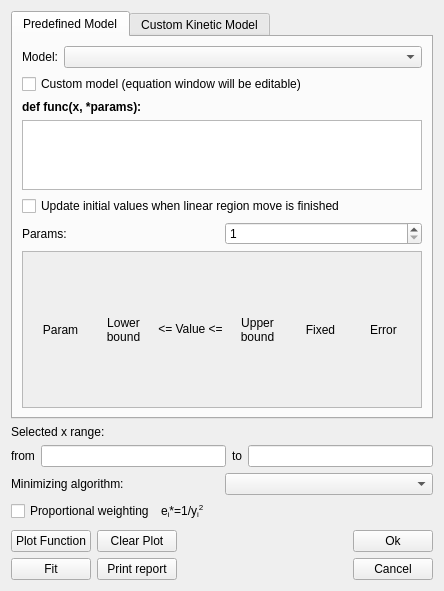
<?xml version="1.0" encoding="UTF-8"?>
<ui version="4.0">
 <class>Form</class>
 <widget class="QWidget" name="Form">
  <property name="geometry">
   <rect>
    <x>0</x>
    <y>0</y>
    <width>444</width>
    <height>591</height>
   </rect>
  </property>
  <property name="windowTitle">
   <string>Form</string>
  </property>
  <layout class="QGridLayout" name="gridLayout_4">
   <item row="0" column="0">
    <layout class="QVBoxLayout" name="verticalLayout_3">
     <item>
      <widget class="QTabWidget" name="tabWidget">
       <property name="sizePolicy">
        <sizepolicy hsizetype="Expanding" vsizetype="Expanding">
         <horstretch>0</horstretch>
         <verstretch>0</verstretch>
        </sizepolicy>
       </property>
       <property name="currentIndex">
        <number>0</number>
       </property>
       <widget class="QWidget" name="tab">
        <attribute name="title">
         <string>Predefined Model</string>
        </attribute>
        <layout class="QGridLayout" name="gridLayout">
         <item row="0" column="0">
          <layout class="QVBoxLayout" name="verticalLayout">
           <item>
            <layout class="QHBoxLayout" name="horizontalLayout_4">
             <item>
              <widget class="QLabel" name="label_2">
               <property name="text">
                <string>Model:</string>
               </property>
              </widget>
             </item>
             <item>
              <widget class="QComboBox" name="cbModel">
               <property name="sizePolicy">
                <sizepolicy hsizetype="Expanding" vsizetype="Fixed">
                 <horstretch>0</horstretch>
                 <verstretch>0</verstretch>
                </sizepolicy>
               </property>
              </widget>
             </item>
            </layout>
           </item>
           <item>
            <widget class="QCheckBox" name="cbCustom">
             <property name="text">
              <string>Custom model (equation window will be editable)</string>
             </property>
            </widget>
           </item>
           <item>
            <widget class="QLabel" name="label">
             <property name="text">
              <string>&lt;html&gt;&lt;head/&gt;&lt;body&gt;&lt;p&gt;&lt;span style=&quot; font-weight:600;&quot;&gt;def func(x, *params):&lt;/span&gt;&lt;/p&gt;&lt;/body&gt;&lt;/html&gt;</string>
             </property>
            </widget>
           </item>
           <item>
            <widget class="QPlainTextEdit" name="pteEquation">
             <property name="sizePolicy">
              <sizepolicy hsizetype="Expanding" vsizetype="Expanding">
               <horstretch>0</horstretch>
               <verstretch>4</verstretch>
              </sizepolicy>
             </property>
             <property name="minimumSize">
              <size>
               <width>0</width>
               <height>0</height>
              </size>
             </property>
             <property name="maximumSize">
              <size>
               <width>16777215</width>
               <height>16777215</height>
              </size>
             </property>
             <property name="plainText">
              <string/>
             </property>
            </widget>
           </item>
           <item>
            <widget class="QCheckBox" name="cbUpdateInitValues">
             <property name="sizePolicy">
              <sizepolicy hsizetype="Ignored" vsizetype="Fixed">
               <horstretch>0</horstretch>
               <verstretch>0</verstretch>
              </sizepolicy>
             </property>
             <property name="text">
              <string>Update initial values when linear region move is finished</string>
             </property>
            </widget>
           </item>
           <item>
            <layout class="QHBoxLayout" name="horizontalLayout_3">
             <item>
              <widget class="QLabel" name="label_9">
               <property name="text">
                <string>Params:</string>
               </property>
              </widget>
             </item>
             <item>
              <widget class="QSpinBox" name="sbParamsCount">
               <property name="minimum">
                <number>1</number>
               </property>
               <property name="maximum">
                <number>10</number>
               </property>
              </widget>
             </item>
            </layout>
           </item>
           <item>
            <widget class="QScrollArea" name="scrollArea_2">
             <property name="sizePolicy">
              <sizepolicy hsizetype="Expanding" vsizetype="Expanding">
               <horstretch>0</horstretch>
               <verstretch>10</verstretch>
              </sizepolicy>
             </property>
             <property name="horizontalScrollBarPolicy">
              <enum>Qt::ScrollBarAlwaysOff</enum>
             </property>
             <property name="widgetResizable">
              <bool>true</bool>
             </property>
             <widget class="QWidget" name="scrollAreaWidgetContents_3">
              <property name="geometry">
               <rect>
                <x>0</x>
                <y>0</y>
                <width>388</width>
                <height>86</height>
               </rect>
              </property>
              <layout class="QGridLayout" name="gridLayout_6">
               <item row="0" column="0">
                <layout class="QGridLayout" name="predefGridLayout">
                 <item row="0" column="4">
                  <widget class="QLabel" name="label_7">
                   <property name="text">
                    <string>Fixed</string>
                   </property>
                   <property name="alignment">
                    <set>Qt::AlignCenter</set>
                   </property>
                  </widget>
                 </item>
                 <item row="0" column="0">
                  <widget class="QLabel" name="label_3">
                   <property name="text">
                    <string>Param</string>
                   </property>
                   <property name="alignment">
                    <set>Qt::AlignCenter</set>
                   </property>
                   <property name="margin">
                    <number>0</number>
                   </property>
                  </widget>
                 </item>
                 <item row="0" column="5">
                  <widget class="QLabel" name="label_8">
                   <property name="text">
                    <string>Error</string>
                   </property>
                   <property name="alignment">
                    <set>Qt::AlignCenter</set>
                   </property>
                  </widget>
                 </item>
                 <item row="0" column="3">
                  <widget class="QLabel" name="label_6">
                   <property name="text">
                    <string>Upper
bound</string>
                   </property>
                   <property name="alignment">
                    <set>Qt::AlignCenter</set>
                   </property>
                  </widget>
                 </item>
                 <item row="0" column="1">
                  <widget class="QLabel" name="label_4">
                   <property name="text">
                    <string>Lower
bound</string>
                   </property>
                   <property name="alignment">
                    <set>Qt::AlignCenter</set>
                   </property>
                  </widget>
                 </item>
                 <item row="0" column="2">
                  <widget class="QLabel" name="label_5">
                   <property name="text">
                    <string>&lt;= Value &lt;=</string>
                   </property>
                   <property name="alignment">
                    <set>Qt::AlignCenter</set>
                   </property>
                  </widget>
                 </item>
                </layout>
               </item>
              </layout>
             </widget>
            </widget>
           </item>
          </layout>
         </item>
        </layout>
       </widget>
       <widget class="QWidget" name="tab_2">
        <attribute name="title">
         <string>Custom Kinetic Model</string>
        </attribute>
        <layout class="QGridLayout" name="gridLayout_3">
         <item row="0" column="0">
          <layout class="QVBoxLayout" name="verticalLayout_2">
           <item>
            <layout class="QHBoxLayout" name="horizontalLayout_5">
             <item>
              <widget class="QLabel" name="label_21">
               <property name="text">
                <string>Saved models:</string>
               </property>
              </widget>
             </item>
             <item>
              <widget class="QComboBox" name="cbGenModels">
               <property name="sizePolicy">
                <sizepolicy hsizetype="Expanding" vsizetype="Fixed">
                 <horstretch>0</horstretch>
                 <verstretch>0</verstretch>
                </sizepolicy>
               </property>
              </widget>
             </item>
             <item>
              <widget class="QPushButton" name="btnSaveCustomModel">
               <property name="text">
                <string>Save Model As</string>
               </property>
              </widget>
             </item>
            </layout>
           </item>
           <item>
            <widget class="QLabel" name="label_22">
             <property name="text">
              <string>&lt;html&gt;&lt;head/&gt;&lt;body&gt;&lt;p&gt;&lt;span style=&quot; font-weight:600;&quot;&gt;Reaction model:&lt;/span&gt;&lt;/p&gt;&lt;/body&gt;&lt;/html&gt;</string>
             </property>
            </widget>
           </item>
           <item>
            <widget class="QPlainTextEdit" name="pteScheme">
             <property name="sizePolicy">
              <sizepolicy hsizetype="Preferred" vsizetype="Ignored">
               <horstretch>0</horstretch>
               <verstretch>4</verstretch>
              </sizepolicy>
             </property>
             <property name="minimumSize">
              <size>
               <width>0</width>
               <height>0</height>
              </size>
             </property>
             <property name="maximumSize">
              <size>
               <width>16777215</width>
               <height>300</height>
              </size>
             </property>
             <property name="plainText">
              <string/>
             </property>
            </widget>
           </item>
           <item>
            <layout class="QHBoxLayout" name="horizontalLayout_7">
             <item>
              <widget class="QPushButton" name="btnBuildModel">
               <property name="text">
                <string>Build Model</string>
               </property>
              </widget>
             </item>
             <item>
              <widget class="QCheckBox" name="cbShowBackwardRates">
               <property name="text">
                <string>Non-zero backward rates</string>
               </property>
               <property name="checked">
                <bool>false</bool>
               </property>
              </widget>
             </item>
            </layout>
           </item>
           <item>
            <widget class="QCheckBox" name="cbPlotAllComps">
             <property name="text">
              <string>Plot all compartments</string>
             </property>
            </widget>
           </item>
           <item>
            <widget class="QScrollArea" name="scrollArea">
             <property name="sizePolicy">
              <sizepolicy hsizetype="Expanding" vsizetype="Expanding">
               <horstretch>0</horstretch>
               <verstretch>10</verstretch>
              </sizepolicy>
             </property>
             <property name="verticalScrollBarPolicy">
              <enum>Qt::ScrollBarAsNeeded</enum>
             </property>
             <property name="horizontalScrollBarPolicy">
              <enum>Qt::ScrollBarAlwaysOff</enum>
             </property>
             <property name="sizeAdjustPolicy">
              <enum>QAbstractScrollArea::AdjustIgnored</enum>
             </property>
             <property name="widgetResizable">
              <bool>true</bool>
             </property>
             <widget class="QWidget" name="scrollAreaWidgetContents_2">
              <property name="geometry">
               <rect>
                <x>0</x>
                <y>0</y>
                <width>388</width>
                <height>134</height>
               </rect>
              </property>
              <layout class="QGridLayout" name="gridLayout_5">
               <item row="1" column="0">
                <layout class="QGridLayout" name="cusModelGridLayout">
                 <item row="0" column="5">
                  <widget class="QLabel" name="label_17">
                   <property name="text">
                    <string>Error</string>
                   </property>
                   <property name="alignment">
                    <set>Qt::AlignCenter</set>
                   </property>
                  </widget>
                 </item>
                 <item row="0" column="4">
                  <widget class="QLabel" name="label_15">
                   <property name="text">
                    <string>Fixed</string>
                   </property>
                   <property name="alignment">
                    <set>Qt::AlignCenter</set>
                   </property>
                  </widget>
                 </item>
                 <item row="0" column="2">
                  <widget class="QLabel" name="label_20">
                   <property name="text">
                    <string>&lt;= Value &lt;=</string>
                   </property>
                   <property name="alignment">
                    <set>Qt::AlignCenter</set>
                   </property>
                  </widget>
                 </item>
                 <item row="0" column="3">
                  <widget class="QLabel" name="label_18">
                   <property name="text">
                    <string>Upper
bound</string>
                   </property>
                   <property name="alignment">
                    <set>Qt::AlignCenter</set>
                   </property>
                  </widget>
                 </item>
                 <item row="0" column="0">
                  <widget class="QLabel" name="label_16">
                   <property name="text">
                    <string>Param</string>
                   </property>
                   <property name="alignment">
                    <set>Qt::AlignCenter</set>
                   </property>
                   <property name="margin">
                    <number>0</number>
                   </property>
                  </widget>
                 </item>
                 <item row="0" column="1">
                  <widget class="QLabel" name="label_19">
                   <property name="text">
                    <string>Lower
bound</string>
                   </property>
                   <property name="alignment">
                    <set>Qt::AlignCenter</set>
                   </property>
                  </widget>
                 </item>
                </layout>
               </item>
              </layout>
             </widget>
            </widget>
           </item>
          </layout>
         </item>
        </layout>
       </widget>
      </widget>
     </item>
     <item>
      <widget class="QLabel" name="label_10">
       <property name="text">
        <string>Selected x range:</string>
       </property>
      </widget>
     </item>
     <item>
      <layout class="QHBoxLayout" name="horizontalLayout">
       <item>
        <widget class="QLabel" name="label_11">
         <property name="text">
          <string>from</string>
         </property>
        </widget>
       </item>
       <item>
        <widget class="MyLineEdit" name="leX0"/>
       </item>
       <item>
        <widget class="QLabel" name="label_12">
         <property name="text">
          <string>to</string>
         </property>
        </widget>
       </item>
       <item>
        <widget class="MyLineEdit" name="leX1"/>
       </item>
      </layout>
     </item>
     <item>
      <layout class="QHBoxLayout" name="horizontalLayout_6">
       <item>
        <widget class="QLabel" name="label_13">
         <property name="text">
          <string>&lt;html&gt;&lt;head/&gt;&lt;body&gt;&lt;p&gt;Minimizing algorithm:&lt;/p&gt;&lt;/body&gt;&lt;/html&gt;</string>
         </property>
        </widget>
       </item>
       <item>
        <widget class="QComboBox" name="cbMethod"/>
       </item>
      </layout>
     </item>
     <item>
      <layout class="QHBoxLayout" name="horizontalLayout_2">
       <item>
        <widget class="QCheckBox" name="cbPropWeighting">
         <property name="text">
          <string>Proportional weighting</string>
         </property>
         <property name="checked">
          <bool>false</bool>
         </property>
        </widget>
       </item>
       <item>
        <widget class="QLabel" name="label_14">
         <property name="text">
          <string>e&lt;sub&gt;i&lt;/sub&gt;*=1/y&lt;sub&gt;i&lt;/sub&gt;&lt;sup&gt;2&lt;/sup&gt;</string>
         </property>
        </widget>
       </item>
       <item>
        <spacer name="horizontalSpacer_2">
         <property name="orientation">
          <enum>Qt::Horizontal</enum>
         </property>
         <property name="sizeHint" stdset="0">
          <size>
           <width>40</width>
           <height>20</height>
          </size>
         </property>
        </spacer>
       </item>
      </layout>
     </item>
     <item>
      <spacer name="verticalSpacer">
       <property name="orientation">
        <enum>Qt::Vertical</enum>
       </property>
       <property name="sizeType">
        <enum>QSizePolicy::Ignored</enum>
       </property>
       <property name="sizeHint" stdset="0">
        <size>
         <width>20</width>
         <height>40</height>
        </size>
       </property>
      </spacer>
     </item>
     <item>
      <layout class="QGridLayout" name="gridLayout_2">
       <item row="1" column="1">
        <widget class="QPushButton" name="btnPrintReport">
         <property name="text">
          <string>Print report</string>
         </property>
         <property name="checkable">
          <bool>false</bool>
         </property>
         <property name="checked">
          <bool>false</bool>
         </property>
         <property name="autoRepeat">
          <bool>false</bool>
         </property>
         <property name="autoDefault">
          <bool>false</bool>
         </property>
        </widget>
       </item>
       <item row="1" column="4">
        <widget class="QPushButton" name="btnCancel">
         <property name="text">
          <string>Cancel</string>
         </property>
         <property name="autoDefault">
          <bool>false</bool>
         </property>
        </widget>
       </item>
       <item row="0" column="0">
        <widget class="QPushButton" name="btnPlotFunction">
         <property name="text">
          <string>Plot Function</string>
         </property>
         <property name="checkable">
          <bool>false</bool>
         </property>
         <property name="checked">
          <bool>false</bool>
         </property>
         <property name="autoRepeat">
          <bool>false</bool>
         </property>
         <property name="autoDefault">
          <bool>false</bool>
         </property>
        </widget>
       </item>
       <item row="1" column="0">
        <widget class="QPushButton" name="btnFit">
         <property name="text">
          <string>Fit</string>
         </property>
         <property name="checkable">
          <bool>false</bool>
         </property>
         <property name="checked">
          <bool>false</bool>
         </property>
         <property name="autoRepeat">
          <bool>false</bool>
         </property>
         <property name="autoDefault">
          <bool>false</bool>
         </property>
        </widget>
       </item>
       <item row="1" column="2">
        <spacer name="horizontalSpacer">
         <property name="orientation">
          <enum>Qt::Horizontal</enum>
         </property>
         <property name="sizeHint" stdset="0">
          <size>
           <width>40</width>
           <height>20</height>
          </size>
         </property>
        </spacer>
       </item>
       <item row="0" column="4">
        <widget class="QPushButton" name="btnOK">
         <property name="text">
          <string>Ok</string>
         </property>
         <property name="autoDefault">
          <bool>false</bool>
         </property>
        </widget>
       </item>
       <item row="0" column="1">
        <widget class="QPushButton" name="btnClearPlot">
         <property name="text">
          <string>Clear Plot</string>
         </property>
         <property name="checkable">
          <bool>false</bool>
         </property>
         <property name="checked">
          <bool>false</bool>
         </property>
         <property name="autoRepeat">
          <bool>false</bool>
         </property>
         <property name="autoDefault">
          <bool>false</bool>
         </property>
        </widget>
       </item>
      </layout>
     </item>
    </layout>
   </item>
  </layout>
 </widget>
 <customwidgets>
  <customwidget>
   <class>MyLineEdit</class>
   <extends>QLineEdit</extends>
   <header>dialogs.mylineedit</header>
  </customwidget>
 </customwidgets>
 <resources/>
 <connections/>
</ui>
